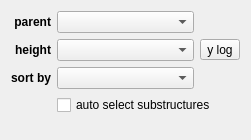
<?xml version="1.0" encoding="UTF-8"?>
<ui version="4.0">
 <class>DendroWidgetPanel</class>
 <widget class="QWidget" name="DendroWidgetPanel">
  <property name="geometry">
   <rect>
    <x>0</x>
    <y>0</y>
    <width>251</width>
    <height>140</height>
   </rect>
  </property>
  <property name="windowTitle">
   <string>Form</string>
  </property>
  <layout class="QGridLayout" name="gridLayout">
   <item row="2" column="1">
    <widget class="QComboBox" name="combosel_order_att">
     <property name="sizeAdjustPolicy">
      <enum>QComboBox::AdjustToMinimumContentsLength</enum>
     </property>
    </widget>
   </item>
   <item row="0" column="0">
    <widget class="QLabel" name="label_2">
     <property name="font">
      <font>
       <weight>75</weight>
       <bold>true</bold>
      </font>
     </property>
     <property name="text">
      <string>parent</string>
     </property>
     <property name="alignment">
      <set>Qt::AlignRight|Qt::AlignTrailing|Qt::AlignVCenter</set>
     </property>
    </widget>
   </item>
   <item row="4" column="0">
    <spacer name="verticalSpacer">
     <property name="orientation">
      <enum>Qt::Vertical</enum>
     </property>
     <property name="sizeHint" stdset="0">
      <size>
       <width>20</width>
       <height>40</height>
      </size>
     </property>
    </spacer>
   </item>
   <item row="1" column="2">
    <widget class="QToolButton" name="bool_y_log">
     <property name="text">
      <string>y log</string>
     </property>
     <property name="checkable">
      <bool>true</bool>
     </property>
    </widget>
   </item>
   <item row="4" column="1">
    <spacer name="horizontalSpacer">
     <property name="orientation">
      <enum>Qt::Horizontal</enum>
     </property>
     <property name="sizeHint" stdset="0">
      <size>
       <width>40</width>
       <height>1</height>
      </size>
     </property>
    </spacer>
   </item>
   <item row="2" column="0">
    <widget class="QLabel" name="label_3">
     <property name="font">
      <font>
       <weight>75</weight>
       <bold>true</bold>
      </font>
     </property>
     <property name="text">
      <string>sort by</string>
     </property>
     <property name="alignment">
      <set>Qt::AlignRight|Qt::AlignTrailing|Qt::AlignVCenter</set>
     </property>
    </widget>
   </item>
   <item row="1" column="0">
    <widget class="QLabel" name="label">
     <property name="font">
      <font>
       <weight>75</weight>
       <bold>true</bold>
      </font>
     </property>
     <property name="text">
      <string>height</string>
     </property>
     <property name="alignment">
      <set>Qt::AlignRight|Qt::AlignTrailing|Qt::AlignVCenter</set>
     </property>
    </widget>
   </item>
   <item row="1" column="1">
    <widget class="QComboBox" name="combosel_height_att">
     <property name="sizeAdjustPolicy">
      <enum>QComboBox::AdjustToMinimumContentsLength</enum>
     </property>
    </widget>
   </item>
   <item row="0" column="1">
    <widget class="QComboBox" name="combosel_parent_att">
     <property name="sizeAdjustPolicy">
      <enum>QComboBox::AdjustToMinimumContentsLength</enum>
     </property>
    </widget>
   </item>
   <item row="3" column="1" colspan="2">
    <widget class="QCheckBox" name="bool_select_substruct">
     <property name="text">
      <string>auto select substructures</string>
     </property>
    </widget>
   </item>
  </layout>
 </widget>
 <resources/>
 <connections/>
</ui>
